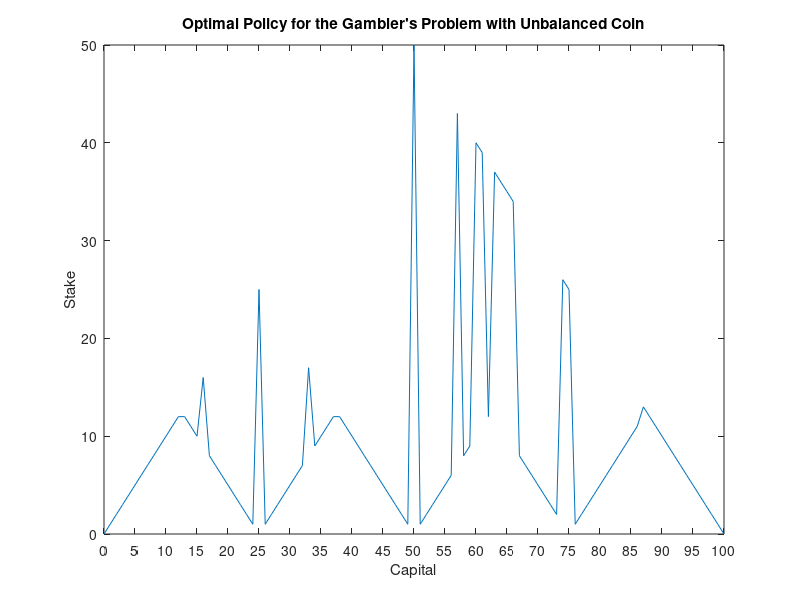
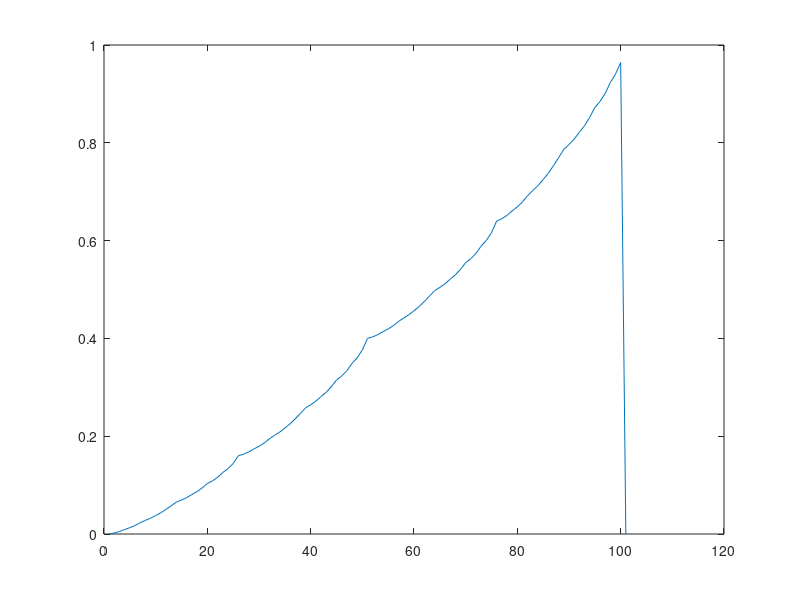

Here is the MATLAB script that generated these plots, in order:
clear
clc
close all

% Parameters
Ph = 0.4;
gamma = 1;
max_coin = 100;
Reward = 1;


% State space
states = 0:max_coin;

% Actions
actions = 1:max_coin-1;

% Initialize value function and policy and reward
V = zeros(size(states));
V(1) = 0;
V(end) = 0;
policy = zeros(size(states));
best_action = zeros(size(states));
reward = zeros(size(states));
reward(max_coin+1) = Reward; % win
reward(1) = 0; % lose


% Value Iteration
tolerance = 1e-8;
max_iter = 1000;

iter = 0;
while true
    iter = iter + 1;
    
    % policy evaluation
    V_old = V;
    action_values = zeros(size(actions));
    best_action = zeros(size(states));
    for i = states % state
        if i == 0 || i == max_coin % win or loose
            continue
        end
        
        for a = i:-1:1 % available actions
            expected_return = 0;
            % win with probabilty of Ph
            state_win = min(i + a, max_coin);
            expected_return = expected_return + Ph * (reward(state_win+1) + gamma * V(state_win+1));
            % lose with probability of (1-Ph)
            state_lose = max(i - a, 0);
            expected_return = expected_return + (1-Ph) * (reward(state_lose+1) + gamma * V(state_lose+1));
            action_values(a) = expected_return;
        end
        [max_value, max_index] = max(action_values);
        V(i + 1) = max_value;
        best_action(i + 1) = actions(max_index);
    end

    % policy improvement
    policy = best_action;
    delta = max(abs(V - V_old));
    if delta < tolerance || iter == max_iter % exit the loop
        break
    end
end

plot(0:max_coin, policy);
xlabel('Capital');
ylabel('Stake');
title('Optimal Policy for the Gambler''s Problem with Unbalanced Coin');
xticks(0:5:max_coin);

figure
plot(V)


